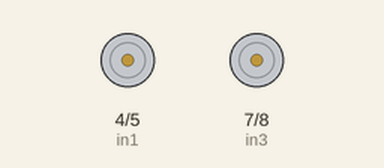
Simulated run of this sketch. Board: Arduino Uno, built with avr-gcc and run on an emulated ATmega328P. Parts: motor-driver pin pairs drawn as motors (green arrow = first pin HIGH = forward, orange = second pin HIGH = backward, longer = more drive, scaled by the enable pin).

Above: at 1.6 s.
At 10.8 s:
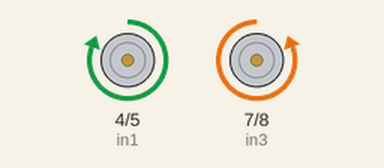
At 14.5 s:
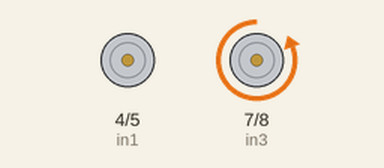
At 21.81 s:
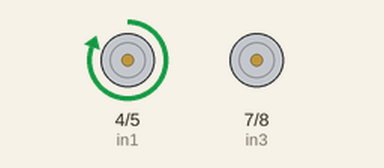
Timing chart, 0 to 22.6 s (numbered marks = the images above):
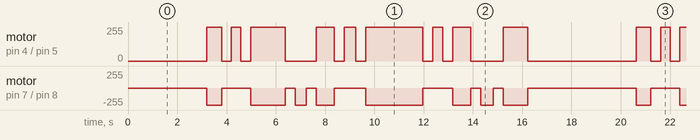

The sketch:

codigo.ino
```cpp
const int enA    = 3;
const int enB    = 10;
const int in1    = 4;
const int in2    = 5;
const int in3    = 7;
const int in4    = 8;
const int ledPin1 = 9;
const int ledPin2 = 6;

void blinkLED(int led, int times, int onTime, int offTime) {
  for (int i = 0; i < times; i++) {
    digitalWrite(led, HIGH);
    delay(onTime);
    digitalWrite(led, LOW);
    delay(offTime);
  }
}

void setup() {

 pinMode(enA, OUTPUT);
 pinMode(enB, OUTPUT);
 pinMode(in1, OUTPUT);
 pinMode(in2, OUTPUT);
 pinMode(in3, OUTPUT);
 pinMode(in4, OUTPUT);
}

void loop() {


blinkLED(ledPin1,3, 200, 200);
delay(2000);
//Tramo 1
avanzar(255,600,3);
delay(400);
// G1
avanzar(255,380,1);
delay(400);
//T2
avanzar(255,1400,3);
delay(400);

//G2
avanzar(255,450,2);

 delay(400);
//T3
 avanzar(255,750,3);
delay(400);

//G3
 avanzar(255,460,1);
 delay(400);

//T4
 avanzar(255,2330,3);
 delay(400);

//G4
  avanzar(255,400,1);
  delay(400);

  //T5
 avanzar(255,750,3);
 delay(400);

 //G5
  avanzar(255,500,2);
  delay(400);

  //T6
 avanzar(255,1000,3);

blinkLED(ledPin2,3, 200, 200);


}

 int avanzar(int velocidad, int tiempo, int motor){
  if (motor==1){
    if (velocidad>=0){
      digitalWrite(in1, HIGH);
      digitalWrite(in2, LOW);}
    if(velocidad<0){
      digitalWrite(in1, LOW);
      digitalWrite(in2, HIGH);}
    }
    analogWrite(enA, abs(velocidad));
  if (motor==2){
    if (velocidad>=0){
      digitalWrite(in3, LOW);
      digitalWrite(in4, HIGH);
    }
    if(velocidad<0){
      digitalWrite(in3, HIGH);
      digitalWrite(in4, LOW);
    }

    analogWrite(enB, abs(velocidad));

  }
  if (motor==3){
    if (velocidad>=0){
      digitalWrite(in1, HIGH);
      digitalWrite(in2, LOW);
      digitalWrite(in3, LOW);
      digitalWrite(in4, HIGH);}
    if (velocidad<0){
      digitalWrite(in1, LOW);
      digitalWrite(in2, HIGH);
      digitalWrite(in3, HIGH);
      digitalWrite(in4, LOW);
    }
    analogWrite(enA, abs(velocidad));
    analogWrite(enB, abs(velocidad));
  }

  delay(tiempo);
  analogWrite(enA, 0);
  digitalWrite(in1, LOW);
  digitalWrite(in2, LOW);
  analogWrite(enB, 0);
  digitalWrite(in3, LOW);
  digitalWrite(in4, LOW);
 }
```
